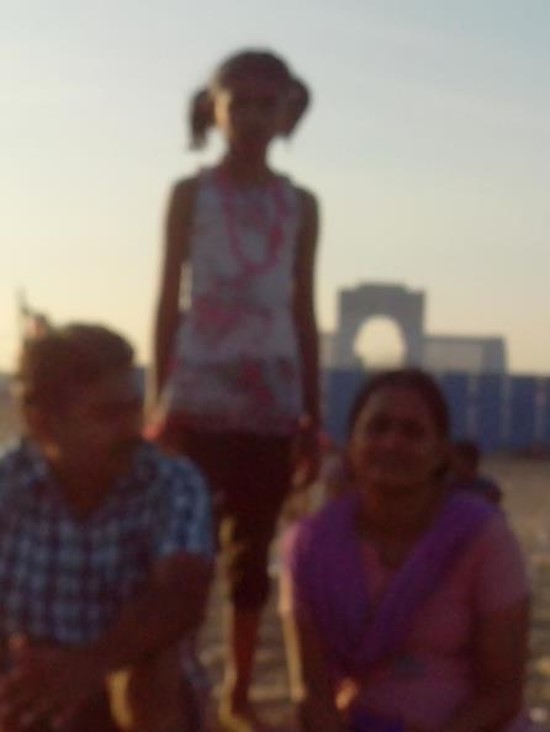
#> input picture digital-assignment-1/images/picture1.jpg, 550 x 732 px, found by its file name
$ python intensity_level_slicing.py
#> lines starting #> are read from the running program, lines starting #| are printed output that depends on the picture; after the words box and inside, x2 and y2 are one past the last pixel; in counts of white or black regions, pixels touching at a corner belong together
import cv2
import numpy as np

# Load the image
img = cv2.imread('images/picture1.jpg', 0)
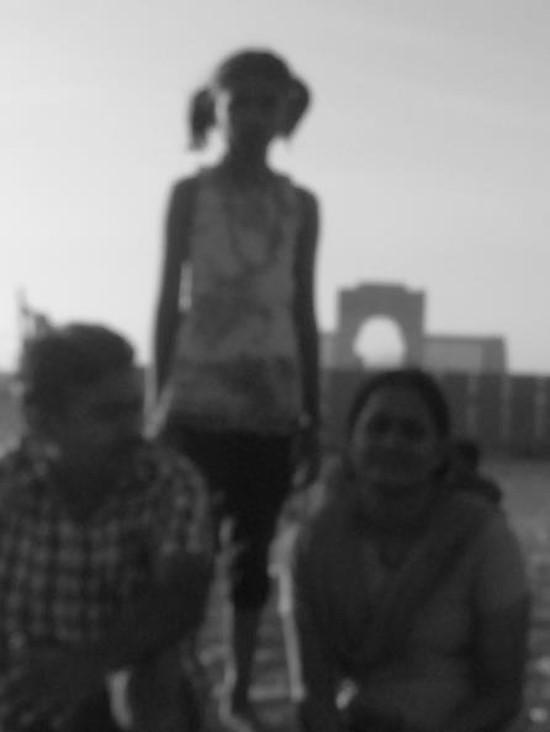
#> img: shape (732, 550); min 10, max 237, mean 110.5

# Define the intensity levels
low_intensity = 100
high_intensity = 200

# Apply image level slicing
img_sliced = np.zeros_like(img)
img_sliced[(img >= low_intensity) & (img <= high_intensity)] = 255

# Display the results
cv2.imshow('Input Image', img)
cv2.imshow('Sliced Image', img_sliced)
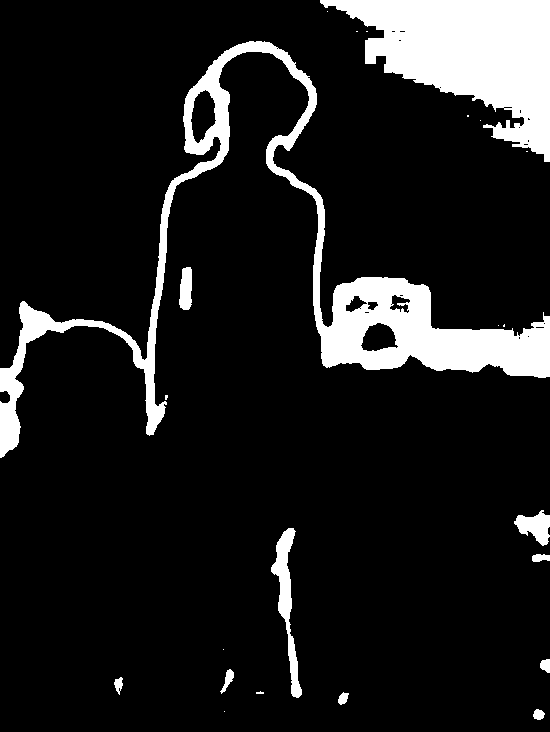
#> window 'Sliced Image': shape (732, 550); 11.8% white; 23 white regions (12 under 20 px), largest, box (x1, y1, x2, y2) and area: (0, 41, 550, 458) 24695, (320, 0, 550, 162) 19117, (271, 528, 302, 698) 1693
cv2.waitKey(0)
cv2.destroyAllWindows()

$ run again, with digital-assignment-1/images/picture2.jpg copied over digital-assignment-1/images/picture1.jpg
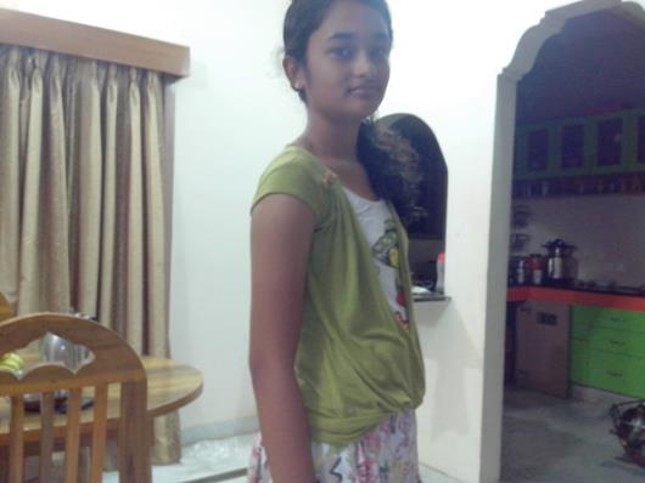
#> input picture digital-assignment-1/images/picture2.jpg, 645 x 483 px, found by its file name
#> `img = cv2.imread('images/picture1.jpg', 0)`:
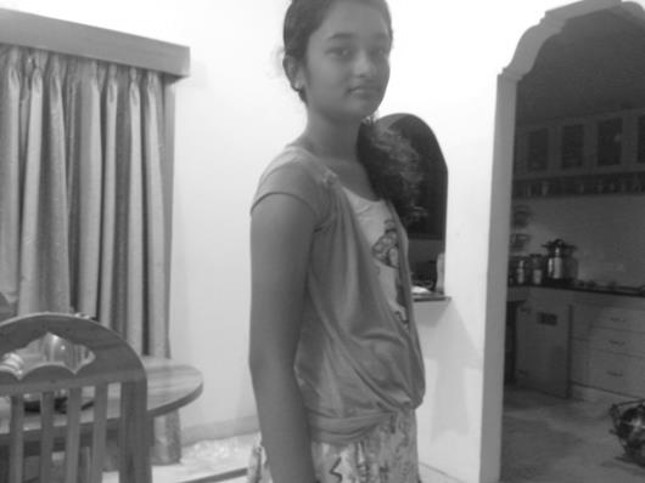
#> img: shape (483, 645); min 20, max 255, mean 133.6
#> `cv2.imshow('Sliced Image', img_sliced)`:
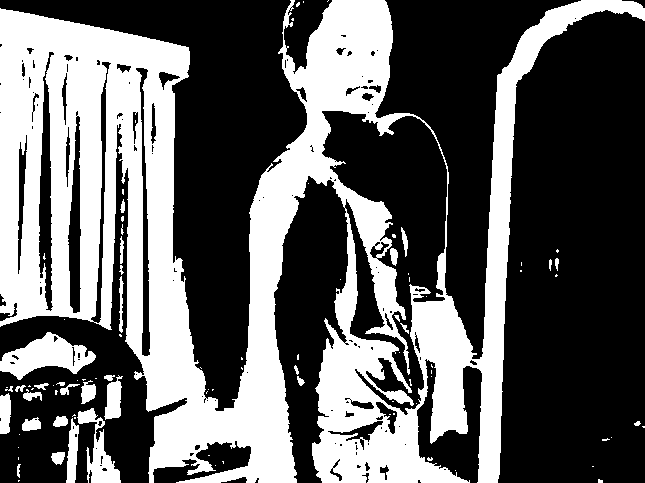
#> window 'Sliced Image': shape (483, 645); 38.3% white; 92 white regions (61 under 20 px), largest, box (x1, y1, x2, y2) and area: (0, 0, 645, 483) 112035, (0, 332, 96, 380) 2340, (77, 408, 121, 483) 1263
